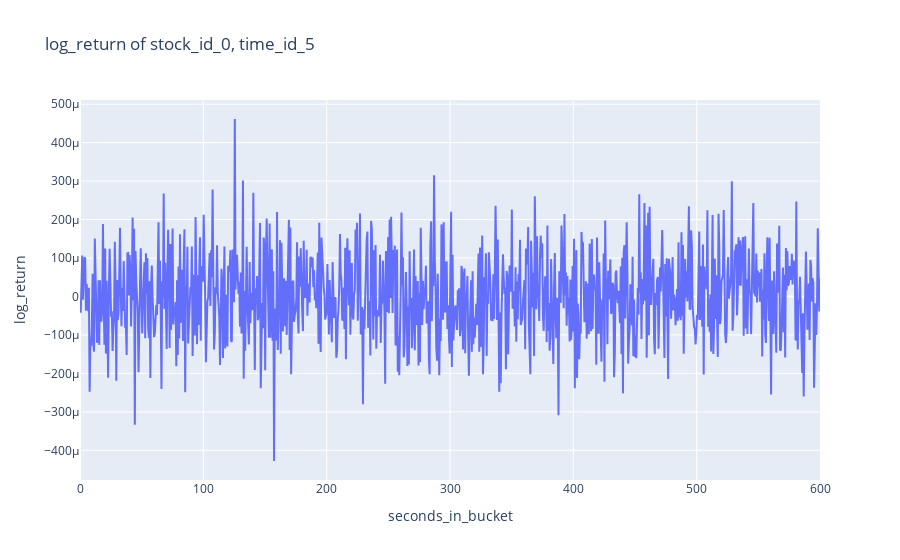

Write notebook code for a chart like this one.
### Code cell
fig = px.line(df_time_id_5, x="seconds_in_bucket", y="log_return", title='log_return of stock_id_0, time_id_5')
fig.show()

### Figure 1 — Plotly figure (JSON) as saved in the notebook; plotly's stock layout.template omitted (floating-point values rounded to 4 significant figures; data arrays with more than 128 entries replaced by an {"elided": "..."} marker saying what was removed)
{"data": [{"hovertemplate": "seconds_in_bucket=%{x}<br>log_return=%{y}<extra></extra>", "legendgroup": "", "line": {"color": "#636efa", "dash": "solid"}, "marker": {"symbol": "circle"}, "mode": "lines", "name": "", "orientation": "v", "showlegend": false, "type": "scatter", "x": {"elided": "1000 float values"}, "xaxis": "x", "y": {"elided": "1000 float values"}, "yaxis": "y"}], "layout": {"legend": {"tracegroupgap": 0}, "title": {"text": "log_return of stock_id_0, time_id_5"}, "xaxis": {"anchor": "y", "domain": [0, 1], "title": {"text": "seconds_in_bucket"}}, "yaxis": {"anchor": "x", "domain": [0, 1], "title": {"text": "log_return"}}}}
